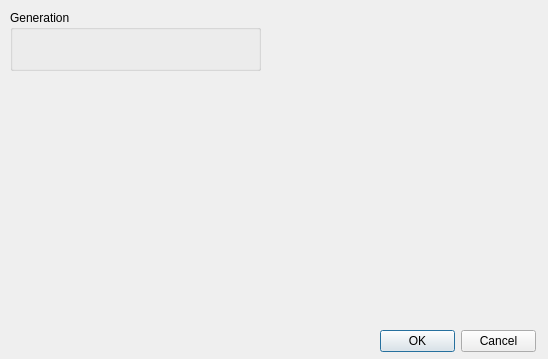
<?xml version="1.0" encoding="UTF-8"?>
<ui version="4.0">
 <class>OmnigenPreferencesDialog</class>
 <widget class="QWidget" name="OmnigenPreferencesDialog">
  <property name="geometry">
   <rect>
    <x>0</x>
    <y>0</y>
    <width>548</width>
    <height>359</height>
   </rect>
  </property>
  <property name="windowTitle">
   <string>Preferences</string>
  </property>
  <widget class="QDialogButtonBox" name="exitControls">
   <property name="geometry">
    <rect>
     <x>380</x>
     <y>330</y>
     <width>156</width>
     <height>23</height>
    </rect>
   </property>
   <property name="standardButtons">
    <set>QDialogButtonBox::Cancel|QDialogButtonBox::Ok</set>
   </property>
  </widget>
  <widget class="QGroupBox" name="generationGroup">
   <property name="geometry">
    <rect>
     <x>10</x>
     <y>10</y>
     <width>251</width>
     <height>61</height>
    </rect>
   </property>
   <property name="title">
    <string>Generation</string>
   </property>
  </widget>
 </widget>
 <resources/>
 <connections/>
</ui>
